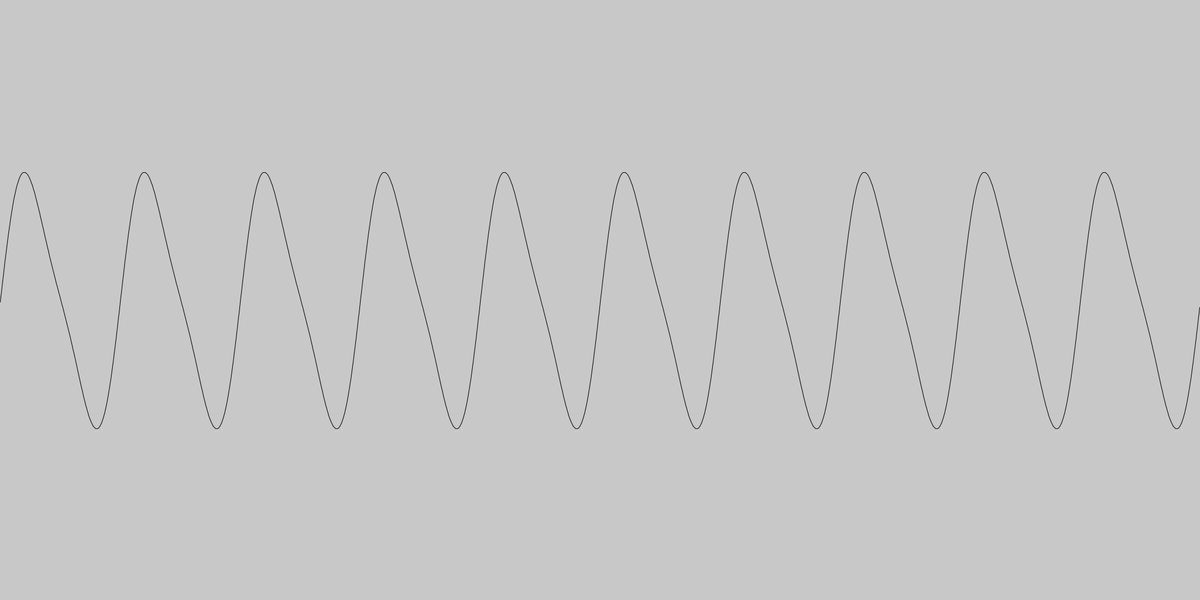
Frame 1 (no input)
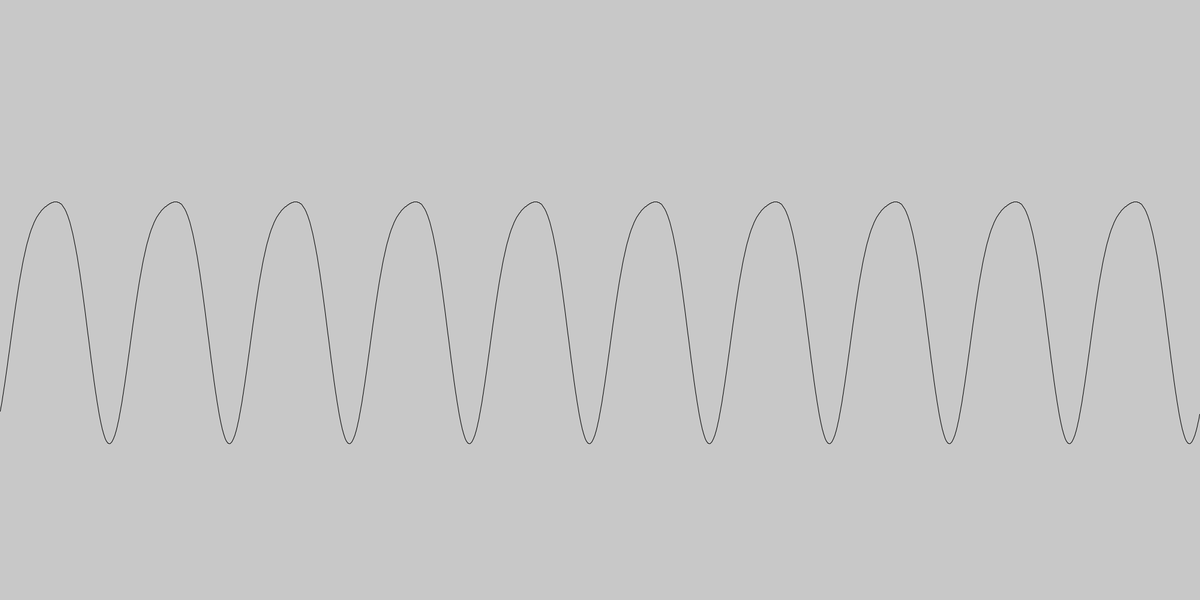
Frame 60 (the mouse pressed at the canvas centre just before this capture)
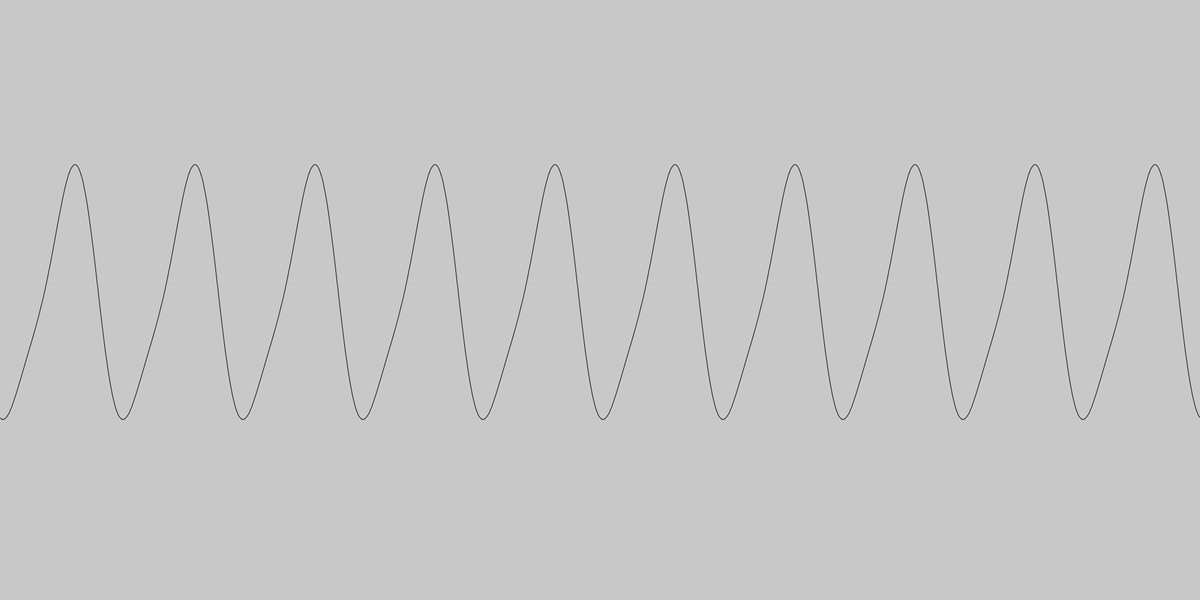
Frame 120 (the mouse held since frame 60 and released just before this capture)

The Processing sketch that drew these frames (run headless with seeded random() and noise(); from frame 60 on, the mouse is pressed at the canvas centre):

// Processing sketch: waves
// ── waves.pde
// File: waves
// Autor: Nicolas Fischer
// version: 1
// program: processing
// ext: pde
// ---------------------------------------

// --- init ---
boolean stop = false;
float y;
float x;
float t;
float T=6;
float lambda=200;
float A=200;

float T2=20;
float lambda2=lambda/2;
float A2=A/5;

//float T2=3;
//float lambda2=220;
//float A2=70;

float FPS=60;

// -- END init ---


// --- setup ---
void setup() {
  frameRate(FPS);
  noFill();
  size(2000, 1000);
}
// --- END setup ---


// --- draw ---
void draw() {
  background(200);
  t+=(1/FPS);
  beginShape();
  for (x=0; x<width; x+=1) {
    y=(A*sin(2*PI*(t/T-x/lambda))+A2*sin(2*PI*(t/T2-x/lambda2)))+height/2;
    vertex(x, y);
    //point(x,y);
  }
  endShape();
}
// --- END draw ---


// --- mouseClicked ---
void mouseClicked() {
  if (!stop) {
    noLoop();
    stop=true;
  } else if (stop) {
    loop();
    stop=false;
  }
}
